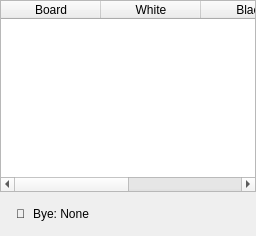
<?xml version="1.0" encoding="UTF-8"?>
<ui version="4.0">
 <class>PairingsTable</class>
 <widget class="QWidget" name="PairingsTable">
  <property name="class" stdset="0">
   <string>PairingsTableContainer</string>
  </property>
  <layout class="QVBoxLayout" name="main_layout">
   <property name="spacing">
    <number>0</number>
   </property>
   <property name="leftMargin">
    <number>0</number>
   </property>
   <property name="topMargin">
    <number>0</number>
   </property>
   <property name="rightMargin">
    <number>0</number>
   </property>
   <property name="bottomMargin">
    <number>0</number>
   </property>
   <item>
    <widget class="QTableWidget" name="table">
     <property name="class" stdset="0">
      <string>PairingsTable</string>
     </property>
     <property name="alternatingRowColors">
      <bool>true</bool>
     </property>
     <property name="selectionBehavior">
      <enum>QAbstractItemView::SelectRows</enum>
     </property>
     <property name="contextMenuPolicy">
      <enum>Qt::CustomContextMenu</enum>
     </property>
     <column>
      <property name="text">
       <string>Board</string>
      </property>
     </column>
     <column>
      <property name="text">
       <string>White</string>
      </property>
     </column>
     <column>
      <property name="text">
       <string>Black</string>
      </property>
     </column>
     <column>
      <property name="text">
       <string>Result</string>
      </property>
     </column>
    </widget>
   </item>
   <item>
    <widget class="QWidget" name="bye_container">
     <property name="class" stdset="0">
      <string>ByeInfoBar</string>
     </property>
     <layout class="QHBoxLayout" name="bye_layout">
      <property name="spacing">
       <number>8</number>
      </property>
      <property name="leftMargin">
       <number>16</number>
      </property>
      <property name="topMargin">
       <number>12</number>
      </property>
      <property name="rightMargin">
       <number>16</number>
      </property>
      <property name="bottomMargin">
       <number>12</number>
      </property>
      <item>
       <widget class="QLabel" name="bye_icon">
        <property name="class" stdset="0">
         <string>ByeIcon</string>
        </property>
        <property name="text">
         <string>👤</string>
        </property>
       </widget>
      </item>
      <item>
       <widget class="QLabel" name="lbl_bye">
        <property name="class" stdset="0">
         <string>ByeLabel</string>
        </property>
        <property name="text">
         <string>Bye: None</string>
        </property>
       </widget>
      </item>
      <item>
       <spacer name="bye_spacer">
        <property name="orientation">
         <enum>Qt::Horizontal</enum>
        </property>
        <property name="sizeHint" stdset="0">
         <size>
          <width>40</width>
          <height>20</height>
         </size>
        </property>
       </spacer>
      </item>
     </layout>
    </widget>
   </item>
  </layout>
 </widget>
 <resources/>
 <connections/>
</ui>
